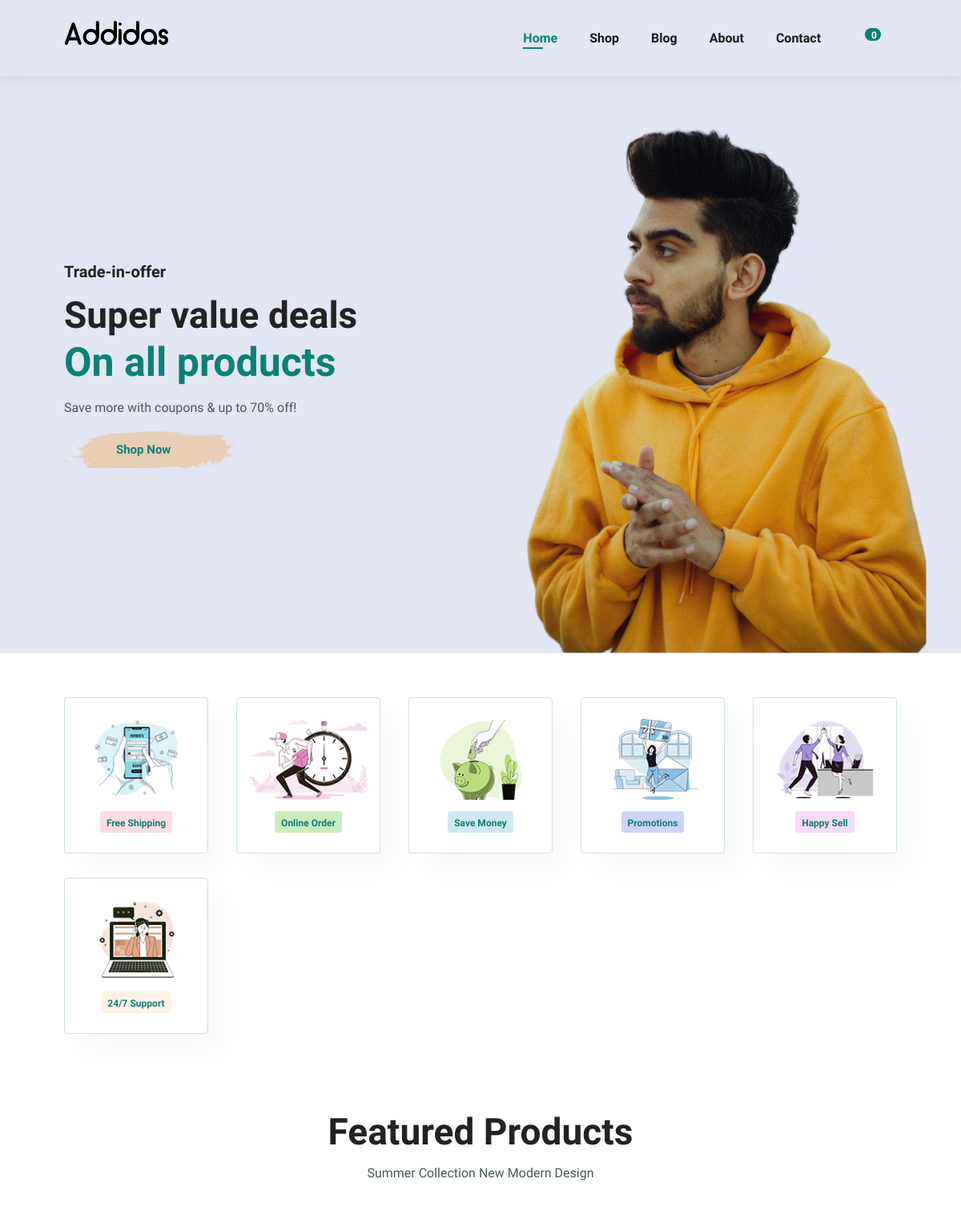
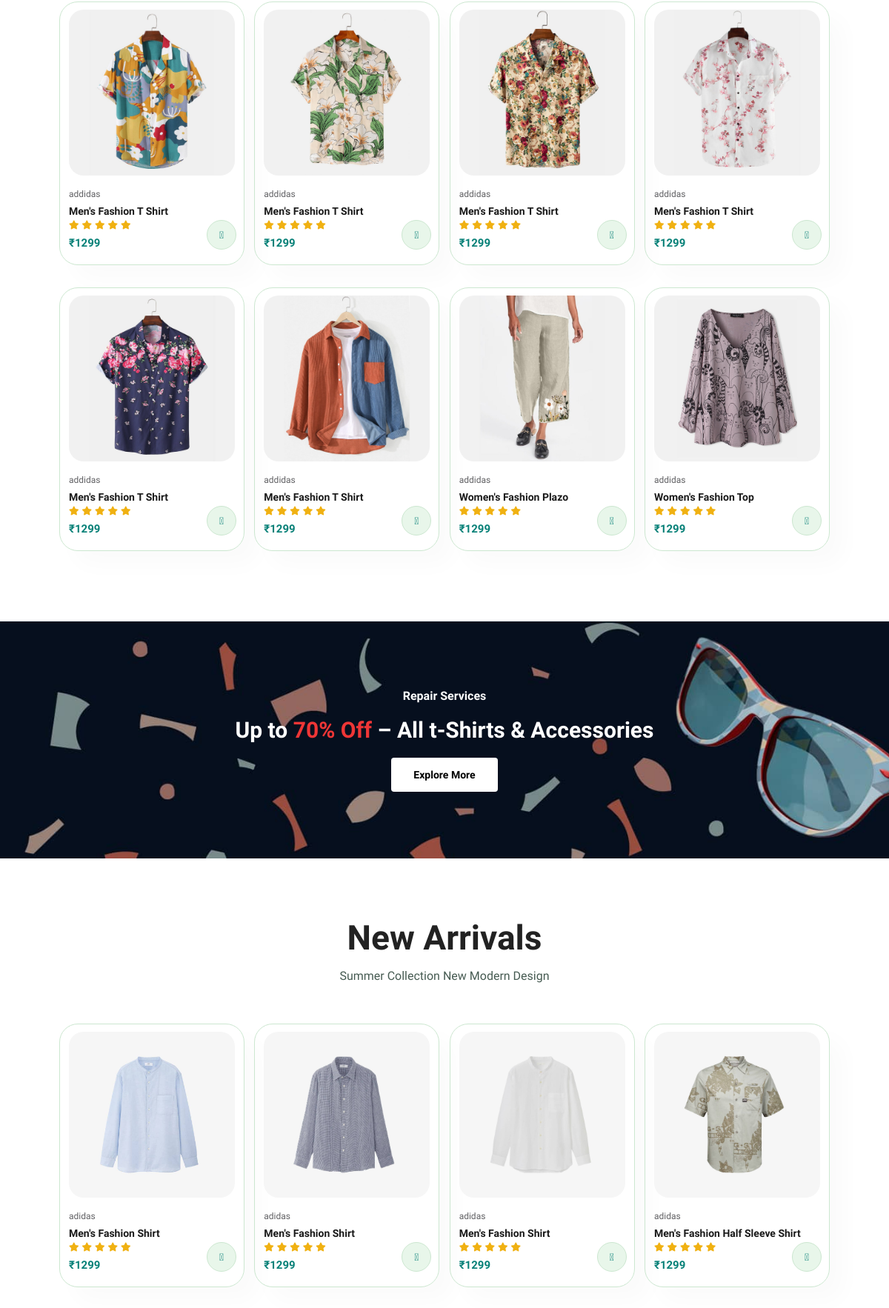
The page / (upper part) on the database its author committed (2 pictures, top to bottom).
### shop/models.py (models this page shows, shortened)
class Product(models.Model):
    product_id = models.AutoField
    product_name = models.CharField(max_length=50)
    product_category = models.CharField(max_length=50, default="Shirt")
    product_arrival_status = models.CharField(max_length=50, default="new")
    product_desc = models.CharField(max_length=500)
    product_price = models.IntegerField(default=0)
    product_image = models.ImageField(upload_to='shop/images', default='')

### shop/views.py (the view)
# urls.py: path('', views.index, name="Index"),
def index(request):
    params = {'products': Product.objects.all()}
    return render(request, 'index.html', params)

### shop/templates/index.html (shortened to what this page needs)
{% extends 'basic.html' %}
{% load static %}
{% block navbar %}
<div>
    <ul id="navbar">
        <li><a class="active" href="/">Home</a></li>
        <li><a href="/shop">Shop</a></li>
        <li><a href="/blog">Blog</a></li>
        <li><a href="/about">About</a></li>
        <li><a href="/contact">Contact</a></li>
        {% endblock %}
        {% block body %}
        <section id="hero">
            <h4>Trade-in-offer</h4>
            <h2>Super value deals</h2>
            <h1>On all products</h1>
            <p>Save more with coupons & up to 70% off! </p>
            <button>Shop Now</button>
        </section>
        <section id="feature" class="section-p1">
            <div class="fe-box">
                <img src="{% static 'img/features/f1.png' %}" alt="">
                <h6>Free Shipping</h6>
            </div>
            <div class="fe-box">
                <img src="{% static 'img/features/f2.png' %}" alt="">
                <h6>Online Order</h6>
            </div>
            <div class="fe-box">
                <img src="{% static 'img/features/f3.png' %}" alt="">
                <h6>Save Money</h6>
            </div>
            <div class="fe-box">
                <img src="{% static 'img/features/f4.png' %}" alt="">
                <h6>Promotions</h6>
            </div>
            <div class="fe-box">
                <img src="{% static 'img/features/f5.png' %}" alt="">
                <h6>Happy Sell</h6>
            </div>
            <div class="fe-box">
                <img src="{% static 'img/features/f6.png' %}" alt="">
                <h6>24/7 Support</h6>
            </div>
        </section>
        <section id="product1" class="section-p1">
            <h2>Featured Products</h2>
            <p>Summer Collection New Modern Design</p>
            <div class="pro-container">
                {% for prod in products %}
                {% if prod.product_arrival_status == 'old' %}
                <div class="pro">
                    <img src="/media/{{ prod.product_image }}" alt=""
                         onclick="window.location.href='/product_view/{{ prod.id }}';">
                    <div class="des">
                        <span>addidas</span>
                        <h5 onclick="window.location.href='/product_view/{{ prod.id }}';">{{ prod.product_name }}</h5>
                        <div class="star">
                            <i class="fas fa-star"></i>
                            <i class="fas fa-star"></i>
                            <i class="fas fa-star"></i>
                            <i class="fas fa-star"></i>
                            <i class="fas fa-star"></i>
                        </div>
                        <h4>₹{{ prod.product_price }}</h4>
                    </div>
                    <button onclick="window.location.href='/product_view/{{ prod.id }}';"
                            class="fal fa-shopping-cart cart"></button>
                </div>
                {% endif %}
                {% endfor %}
            </div>
        </section>
        <section id="banner" class="section-m1">
            <h4>Repair Services </h4>
            <h2>Up to <span>70% Off</span> – All t-Shirts & Accessories</h2>
            <button class="normal">Explore More</button>
        </section>
        <section id="product1" class="section-p1">
            <h2>New Arrivals</h2>
            <p>Summer Collection New Modern Design</p>
            <div class="pro-container">
                {% for prod in products %}
                {% if prod.product_arrival_status == 'new' %}
                <div class="pro">
                    <img src="/media/{{ prod.product_image }}" alt=""
                         onclick="window.location.href='/product_view/{{ prod.id }}';">
                    <div class="des">
                        <span>adidas</span>
                        <h5 onclick="window.location.href='/product_view/{{ prod.id }}';">{{ prod.product_name }}</h5>
                        <div class="star">
                            <i class="fas fa-star"></i>
                            <i class="fas fa-star"></i>
                            <i class="fas fa-star"></i>
                            <i class="fas fa-star"></i>
                            <i class="fas fa-star"></i>
                        </div>
                        <h4>₹{{ prod.product_price }}</h4>
                    </div>
                    <button onclick="window.location.href='/product_view/{{ prod.id }}';"
                            class="fal fa-shopping-cart cart"></button>
                </div>
                {% endif %}
                {% endfor %}
            </div>
        </section>
        {% endblock %}

### shop/static/style.css (style rules this page uses)
* { margin: 0; padding: 0; box-sizing: border-box; font-family: 'Spartan', sans-serif; }
html { scroll-behavior: smooth; }
h1 { font-size: 50px; line-height: 64px; color: #222; }
h2 { font-size: 46px; line-height: 54px; color: #222; }
h4 { font-size: 20px; color: #222; }
h6 { font-weight: 700; font-size: 12px; }
p { font-size: 16px; color: #465b52; margin: 15px 0 20px 0; }
button.normal { font-size: 14px; font-weight: 600; padding: 15px 30px; color: #000; background-color: #fff; border-radius: 4px; cursor: pointer; border: none; outline: none; transition: 0.2s; }
.section-p1 { padding: 40px 80px; }
.section-m1 { margin: 40px 0; }
body { width: 100%; }
#navbar { display: flex; align-items: center; justify-content: center; }
#navbar li { list-style: none; padding: 0 20px; position: relative; }
#navbar li a { text-decoration: none; font-size: 16px; font-weight: 600; color: #1a1a1a; transition: 0.3s ease; }
#navbar li a:hover, #navbar li a.active { color: #088178; }
#navbar li a.active::after, #navbar li a:hover::after { content: ""; width: 30%; height: 2px; background: #088178; position: absolute; bottom: -4px; left: 20px; }
#hero { display: flex; flex-direction: column; align-items: flex-start; justify-content: center; padding: 0 80px; background-image: url("img/hero4.png"); width: 100%; height: 90vh; background-size: cover; background-position: top 25% right 0; }
#hero h4 { padding-bottom: 15px; }
#hero h1 { color: #088178; }
#hero button { background-image: url("img/button.png"); background-color: transparent; color: #088178; border: 0; padding: 14px 80px 14px 65px; background-repeat: no-repeat; cursor: pointer; font-weight: 700; font-size: 15px; }
#feature { display: flex; align-items: center; justify-content: space-between; flex-wrap: wrap; }
#feature .fe-box { width: 180px; text-align: center; padding: 25px 15px; border-radius: 4px; border: 1px solid #cce7d0; box-shadow: 20px 20px 34px rgba(0, 0, 0, .03); transition: 0.3s ease; margin: 15px 0; }
#feature .fe-box img { width: 100%; margin-bottom: 10px; }
#feature .fe-box h6 { display: inline-block; padding: 9px 8px 6px 8px; line-height: 1; border-radius: 4px; color: #088178; background-color: #fddde4; }
#feature .fe-box:nth-child(2) h6 { background-color: #cdebbc; }
#feature .fe-box:nth-child(3) h6 { background-color: #d1e8f2; }
#feature .fe-box:nth-child(4) h6 { background-color: #cdd4f8; }
#feature .fe-box:nth-child(5) h6 { background-color: #f6dbf6; }
#feature .fe-box:nth-child(6) h6 { background-color: #fff2e5; }
#product1 { text-align: center; }
#product1 .pro-container { display: flex; flex-wrap: wrap; justify-content: space-between; padding-top: 20px; }
#product1 .pro { width: 23%; min-width: 250px; padding: 10px 12px; border: 1px solid #cce7d0; border-radius: 25px; transition: .2s; position: relative; cursor: pointer; box-shadow: 20px 20px 30px rgba(0, 0, 0, 0.02); margin: 15px 0; }
#product1 .pro img { width: 100%; border-radius: 20px; }
#product1 .pro .des { text-align: start; padding: 10px 0; }
#product1 .pro .des span { color: #606063; font-size: 12px; }
#product1 .pro .des h5 { padding-top: 7px; color: #1a1a1a; font-size: 14px; transition: 0.2s; }
#product1 .pro .des i { color: rgb(240, 177, 18); font-size: 12px; }
#product1 .pro .des h4 { padding-top: 7px; font-size: 15px; font-weight: 700; color: #088178; }
#product1 .pro .cart { width: 40px; height: 40px; line-height: 40px; border-radius: 50px; background-color: #e8f6ea; font-weight: 500; color: #088178; border: 1px solid #cce7d0; transition: 0.2s; position: absolute; bottom: 20px; right: 10px; }
#banner { background-image: url("img/banner/b2.jpg"); width: 100%; height: 40vh; background-size: cover; background-position: center; display: flex; flex-direction: column; align-items: center; justify-content: center; text-align: center; }
#banner h4 { color: #fff; font-size: 16px; }
#banner h2 { color: #fff; font-size: 30px; padding: 10px 0; }
#banner h2 span { color: #ef3636; }

### rows shown on the page
Product: product_image (picture), product_name "Men's Fashion T Shirt", product_price "1299"
Product: product_image (picture), product_name "Men's Fashion T Shirt", product_price "1299"
Product: product_image (picture), product_name "Men's Fashion T Shirt", product_price "1299"
Product: product_image (picture), product_name "Men's Fashion T Shirt", product_price "1299"
Product: product_image (picture), product_name "Men's Fashion T Shirt", product_price "1299"
Product: product_image (picture), product_name "Men's Fashion T Shirt", product_price "1299"
Product: product_image (picture), product_name "Women's Fashion Plazo", product_price "1299"
Product: product_image (picture), product_name "Women's Fashion Top", product_price "1299"
Product: product_image (picture), product_name "Men's Fashion Shirt", product_price "1299"
Product: product_image (picture), product_name "Men's Fashion Shirt", product_price "1299"
Product: product_image (picture), product_name "Men's Fashion Shirt", product_price "1299"
Product: product_image (picture), product_name "Men's Fashion Half Sleeve Shirt", product_price "1299"
